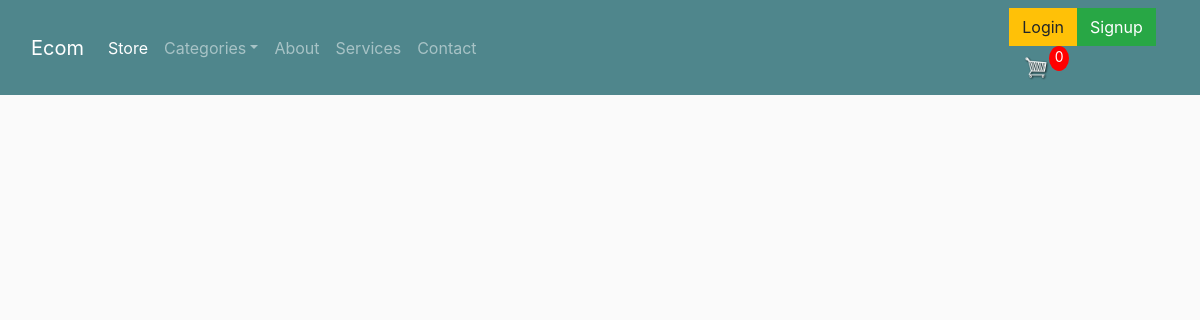
The app's page /6/6/, older data.
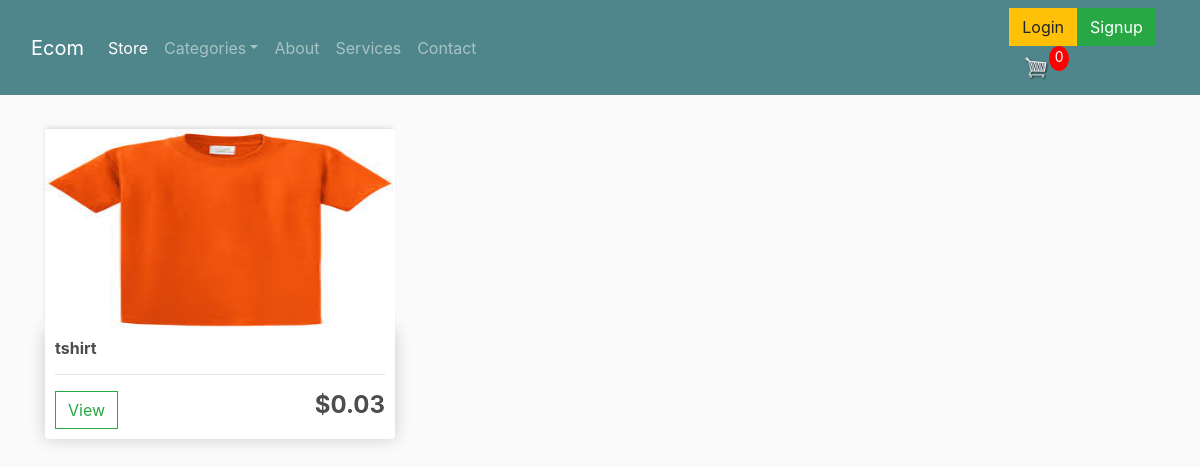
The same page, newer data.
### store/models.py (models this page shows, shortened)
class Product(models.Model):
    name=models.CharField(max_length=200,null=True)
    color=models.ManyToManyField(Color,blank=True,through='TakenColorSize')
    size=models.ManyToManyField(Size,blank=True,through='TakenColorSize')
    price=models.DecimalField(max_digits=5,decimal_places=2)
    digital=models.BooleanField(default=False,null=True,blank=False)
    category=models.ForeignKey(Category,on_delete=models.CASCADE,null=True,blank=False)
    sub_category=models.ForeignKey(SubCategory,on_delete=models.CASCADE,null=True,blank=False)
    description = models.TextField(null=True,blank=True)
    featured = models.ImageField(null=True)
    GENDER_CHOICES = (
    ('none', 'none'),
    ('man', 'man'),
    ('woman', 'woman'),
    ('kids', 'kids')  )# yeah that's not a gender but you could want to have this
    gender = models.CharField(max_length=30, choices=GENDER_CHOICES,null=True,blank=True)
    @property
    def imageURL(self):
        try:
            url = self.featured.url
        except:
            url = ''
        print('URL:', url)
        return url

### store/views.py (the view)
# urls.py: path('<int:cat>/<int:subcat>/',views.store2,name='store2'),
def store2(request,cat,subcat):
	data = cartData(request)
	cartItems = data['cartItems']
	order = data['order']
	items = data['items']
	products = Product.objects.filter(category=cat,sub_category=subcat)
	cat = Category.objects.filter(id=cat).count()
	subcat =SubCategory.objects.filter(id=subcat).count()
	if cat == 0 or subcat == 0:
		products=Product.objects.all()
	categories=Category.objects.all()
	context = {'products':products, 'cartItems':cartItems,'categories':categories}
	return render(request, 'store/store.html', context)

### store/models.py (called while the page is built)
    def __str__(self):
        return self.name

    def __str__(self):
        return self.name

### store/utils.py (called while the page is built, shortened)
def cookieCart(request):
    try:
        cart = json.loads(request.COOKIES['cart'])
    except:
        cart = {}
    print('CART:', cart)
    items = []
    order = {'get_cart_total':0, 'get_cart_items':0, 'shipping':False}
    cartItems = order['get_cart_items']
    return {'cartItems':cartItems ,'order':order, 'items':items}

def cartData(request):
    if request.user.is_authenticated:
        customer = request.user.customer
        order, created = Order.objects.get_or_create(customer=customer, complete=False)
        items = order.orderitem_set.all()
        cartItems = order.get_cart_items
    else:
        cookieData = cookieCart(request)
        cartItems = cookieData['cartItems']
        order = cookieData['order']
        items = cookieData['items']
    return {'cartItems':cartItems ,'order':order, 'items':items}

### store/templates/store/store.html
{%extends 'store/main.html'%}
{% load static %}
{%block content%}
<div class="row">
	{%for product in products %}
		<div class="col-lg-4">
			<img class="thumbnail" src="{{product.imageURL}}">
			<div class="box-element product">
				<h6><strong>{{product.name}}</strong></h6>
				<hr>
				<a class="btn btn-outline-success" href="{% url 'slider' product.id%}">View</a>
				<h4 style="display: inline-block; float: right"><strong>${{product.price|floatformat:2}}</strong></h4>
			</div>
		</div>
		{%endfor%}
	</div>
{%endblock content%}

Row changes from the older to the newer data that the page shows:
now on this page (row edited): Product: imageURL (picture), name "tshirt", price "0.03"
